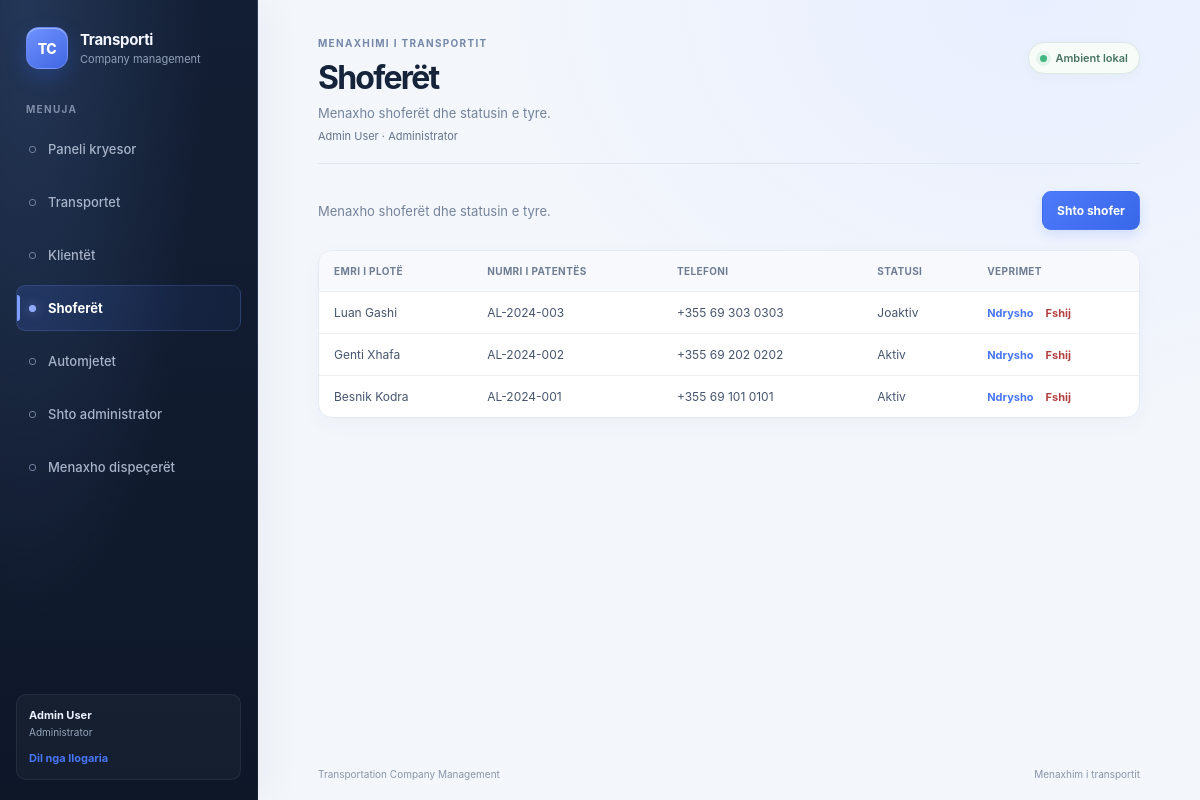
The app's page /?page=drivers (signed in), older data.
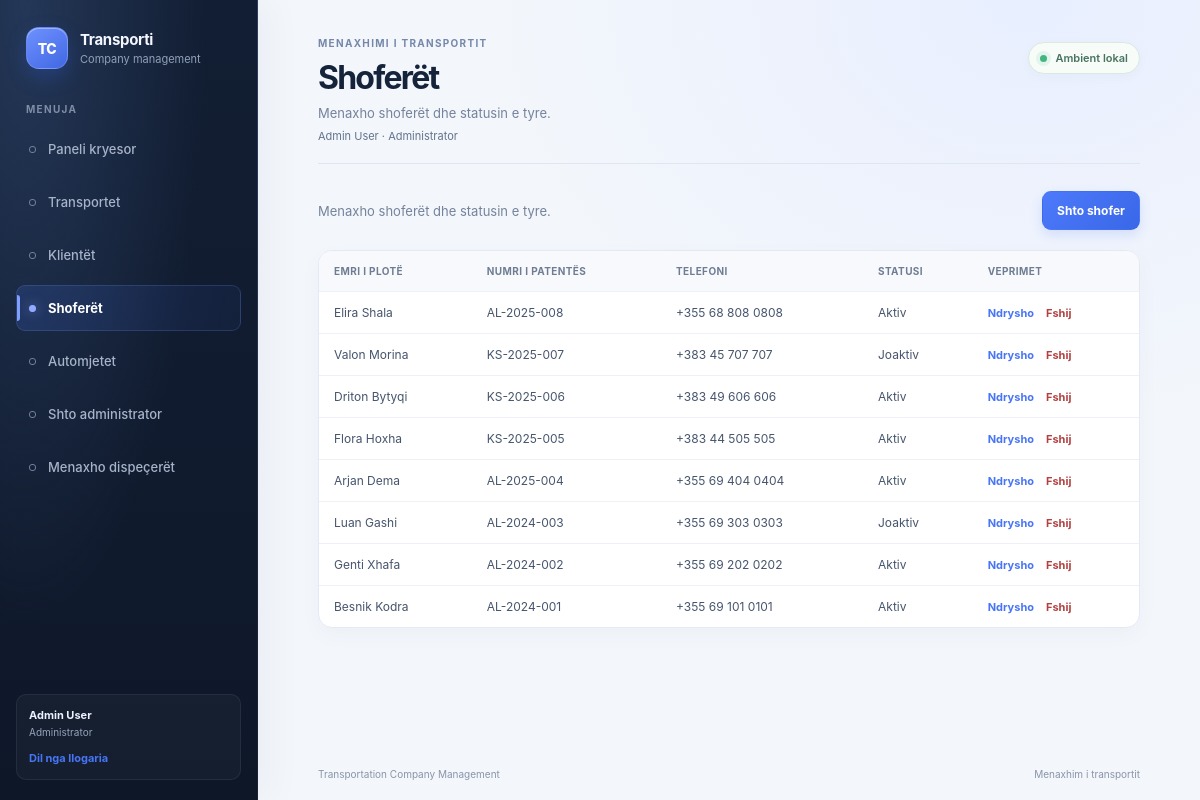
The same page, newer data.
### tables this page shows
CREATE TABLE drivers (
    id INT UNSIGNED NOT NULL AUTO_INCREMENT,
    full_name VARCHAR(150) NOT NULL,
    license_number VARCHAR(50) NOT NULL,
    phone VARCHAR(30) NOT NULL,
    is_active TINYINT(1) NOT NULL DEFAULT 1,
    created_at DATETIME NOT NULL DEFAULT CURRENT_TIMESTAMP,
    PRIMARY KEY (id),
    UNIQUE KEY uq_drivers_license_number (license_number),
    KEY idx_drivers_is_active (is_active)
);

### src/Views/pages/module.php (the view, shortened to what the changed rows need)
<?php
$module = $moduleData['module'];
$formAction = $moduleData['action'];
$escape = static fn (mixed $value): string => htmlspecialchars((string) $value, ENT_QUOTES, 'UTF-8');
?>
<?php if ($formAction === 'create' || $formAction === 'edit'): ?>
    <form class="record-form" method="post" action="?page=<?= urlencode($pageKey) ?>">
        <input type="hidden" name="csrf_token" value="<?= $escape($moduleData['csrfToken']) ?>">
        <input type="hidden" name="action" value="<?= $formAction === 'create' ? 'create' : 'update' ?>">
        <?php if ($formAction === 'edit'): ?>
            <input type="hidden" name="id" value="<?= (int) $moduleData['id'] ?>">
        <?php endif; ?>
        <div class="form-grid">
            <?php foreach ($module['fields'] as $name => $field): ?>
                <?php
                $value = $moduleData['values'][$name] ?? '';
                $fieldId = 'field-' . $name;
                ?>
                <div class="form-field<?= $field['type'] === 'textarea' ? ' form-field-wide' : '' ?>">
                    <label for="<?= $escape($fieldId) ?>">
                        <?= $escape($field['label']) ?>
                        <?php if ($field['required']): ?><span aria-hidden="true">*</span><?php endif; ?>
                    </label>
                    <?php if ($field['type'] === 'select'): ?>
                        <select id="<?= $escape($fieldId) ?>" name="<?= $escape($name) ?>" <?= $field['required'] ? 'required' : '' ?>>
                            <?php if (!$field['required']): ?>
                                <option value="">Pa caktuar</option>
                            <?php else: ?>
                                <option value="">Zgjidh...</option>
                            <?php endif; ?>
                            <?php foreach ($moduleData['options'][$name] ?? [] as $option): ?>
                                <option value="<?= $escape($option['value']) ?>" <?= (string) $value === $option['value'] ? 'selected' : '' ?>>
                                    <?= $escape($option['label']) ?>
                                </option>
                            <?php endforeach; ?>
                        </select>
                    <?php elseif ($field['type'] === 'textarea'): ?>
                        <textarea id="<?= $escape($fieldId) ?>" name="<?= $escape($name) ?>" rows="4" <?= $field['required'] ? 'required' : '' ?>><?= $escape($value) ?></textarea>
                    <?php else: ?>
                        <input
                            id="<?= $escape($fieldId) ?>"
                            name="<?= $escape($name) ?>"
                            type="<?= $escape($field['type']) ?>"
                            value="<?= $escape($value) ?>"
                            <?= isset($field['max']) ? 'maxlength="' . (int) $field['max'] . '"' : '' ?>
                            <?= isset($field['min']) ? 'min="' . (int) $field['min'] . '"' : '' ?>
                            <?= $field['type'] === 'number' ? 'step="1"' : '' ?>
                            <?= $field['required'] ? 'required' : '' ?>
                        >
                    <?php endif; ?>
                </div>
            <?php endforeach; ?>
        </div>
        <div class="form-actions">
            <a class="button button-secondary" href="?page=<?= urlencode($pageKey) ?>">Anulo</a>
            <button class="button button-primary" type="submit"><?= $formAction === 'create' ? 'Ruaj regjistrin' : 'Ruaj ndryshimet' ?></button>
        </div>
    </form>
<?php else: ?>
    <div class="table-card">
        <?php if ($moduleData['rows'] === []): ?>
            <div class="empty-state">
                <strong><?= $pageKey === 'transports' ? 'Nuk u gjet asnjë transport' : 'Nuk ka ende të dhëna' ?></strong>
                <p><?= $pageKey === 'transports' ? 'Ndrysho kriteret e kërkimit ose pastro filtrat.' : 'Shto regjistrin e parë për modulin ' . $escape(mb_strtolower($module['title'])) . '.' ?></p>
            </div>
        <?php else: ?>
            <div class="table-scroll">
                <table>
                    <thead>
                        <tr>
                            <?php foreach ($module['columns'] as $label): ?>
                                <th scope="col"><?= $escape($label) ?></th>
                            <?php endforeach; ?>
                            <?php if ($moduleData['canManage']): ?>
                                <th scope="col">Veprimet</th>
                            <?php endif; ?>
                        </tr>
                    </thead>
                    <tbody>
                        <?php foreach ($moduleData['rows'] as $row): ?>
                            <tr>
                                <?php foreach ($module['columns'] as $column => $label): ?>
                                    <td><?= $escape($row[$column] ?? '') ?></td>
                                <?php endforeach; ?>
                                <?php if ($moduleData['canManage']): ?>
                                <td>
                                    <div class="row-actions">
                                        <a class="text-action" href="?page=<?= urlencode($pageKey) ?>&amp;action=edit&amp;id=<?= (int) $row['id'] ?>">Ndrysho</a>
                                        <form method="post" action="?page=<?= urlencode($pageKey) ?>" onsubmit="return confirm('Je i sigurt që dëshiron ta fshish këtë regjistër?')">
                                            <button class="text-action text-action-danger" type="submit">Fshij</button>
                                        </form>
                                    </div>
                                </td>
                                <?php endif; ?>
                            </tr>
                        <?php endforeach; ?>
                    </tbody>
                </table>
            </div>
        <?php endif; ?>
    </div>
<?php endif; ?>

### src/Views/components/navigation.php (shortened to what the changed rows need)
<nav>
    <ul class="navigation-list">
        <?php foreach ($navigationItems as $key => $label): ?>
            <li>
                <a
                    class="navigation-link<?= $pageKey === $key ? ' is-active' : '' ?>"
                    href="?page=<?= urlencode($key) ?>"
                    <?= $pageKey === $key ? 'aria-current="page"' : '' ?>
                >
                    <span class="navigation-indicator" aria-hidden="true"></span>
                    <span><?= htmlspecialchars($label, ENT_QUOTES, 'UTF-8') ?></span>
                </a>
            </li>
        <?php endforeach; ?>
    </ul>
</nav>

Row changes from the older to the newer data that the page shows:
added drivers: full_name "Elira Shala", license_number "AL-2025-008", phone "+355 68 808 0808", column "Aktiv"
added drivers: full_name "Valon Morina", license_number "KS-2025-007", phone "+383 45 707 707", column "Joaktiv"
added drivers: full_name "Driton Bytyqi", license_number "KS-2025-006", phone "+383 49 606 606", column "Aktiv"
added drivers: full_name "Flora Hoxha", license_number "KS-2025-005", phone "+383 44 505 505", column "Aktiv"
added drivers: full_name "Arjan Dema", license_number "AL-2025-004", phone "+355 69 404 0404", column "Aktiv"
